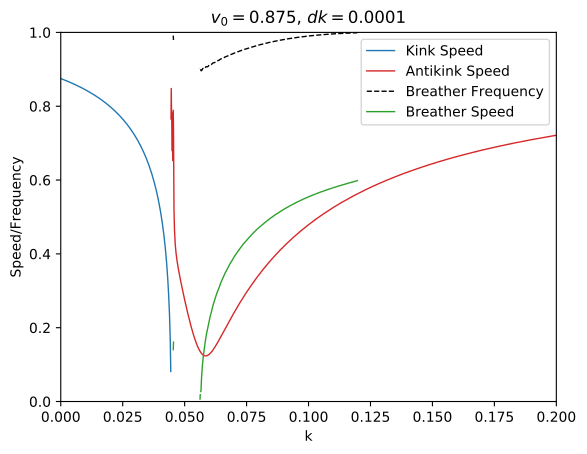

This figure's Python source:
import xarray as xr
import numpy as np
from numpy import pi

from SolitonScattering import SG

dx = 0.025
dt = 0.02

xLim = [-40,0] # x range

v0 = 0.875	# Antikink's initial velocity
x0 = -20 	# Antikink's initial position
k = np.linspace(0,0.2,2001) 	# Values for the Robin boundary parameter

dk = k[1]-k[0]
print('dk', dk)

### Setup x grid
M  = int((xLim[1] - xLim[0])/dx) + 1
x = np.linspace(xLim[0],xLim[1],M)

### Run the time evolution for each value of k and save the resulting field
state = SG.kink(x,0,v0,x0,-1)
field = SG.SineGordon(state)
for t in [1000]:
	field.time_evolve('euler_robin', t+abs(x0)/v0, dt=dt, k=k, dirichletValue=2*pi, dynamicRange=True)
	field.save(f'v875Kinematics_k{len(k)}_t{t}_dx{str(dx)[2:]}_dt{str(dt)[2:]}_field.nc') # save field to disk

### Find the bound state eigenvalues associated with the solitons produced in the antikink/boundary collision
### Ignore any breathers with frequency > 0.999
fieldFileName = f'v875Kinematics_k{len(k)}_t1000_dx{str(dx)[2:]}_dt{str(dt)[2:]}_field.nc'
eigenFileName = f'v875Kinematics_k{len(k)}_t1000_dx{str(dx)[2:]}_dt{str(dt)[2:]}_eigenvalues.nc'
with xr.open_dataset(fieldFileName, engine='h5netcdf') as state:
	print(state)
	field = SG.SineGordon(state) # load field state from disk
	eigenvalues = field.boundStateEigenvalues(
		vRange=[-0.925, 0.1], 
		maxFreq=0.999, 
		verbose=2, 
		saveFile=eigenFileName,
		)

print(eigenvalues)

### Plot the kinematics of the solitons produced in the antikink/boundary collision 
from matplotlib import pyplot as plt
with xr.open_dataset(eigenFileName, engine='h5netcdf') as eigenvalues:
	eigenvalues = SG.ScatteringData(eigenvalues)
	eigenvalues.plot_2Dkinematics(axis='k')
plt.title(f'$v_0={v0}$, $dk={dk}$')
plt.savefig(f'v875Kinematics_k{len(k)}.pdf', bbox_inches='tight')
plt.close()
